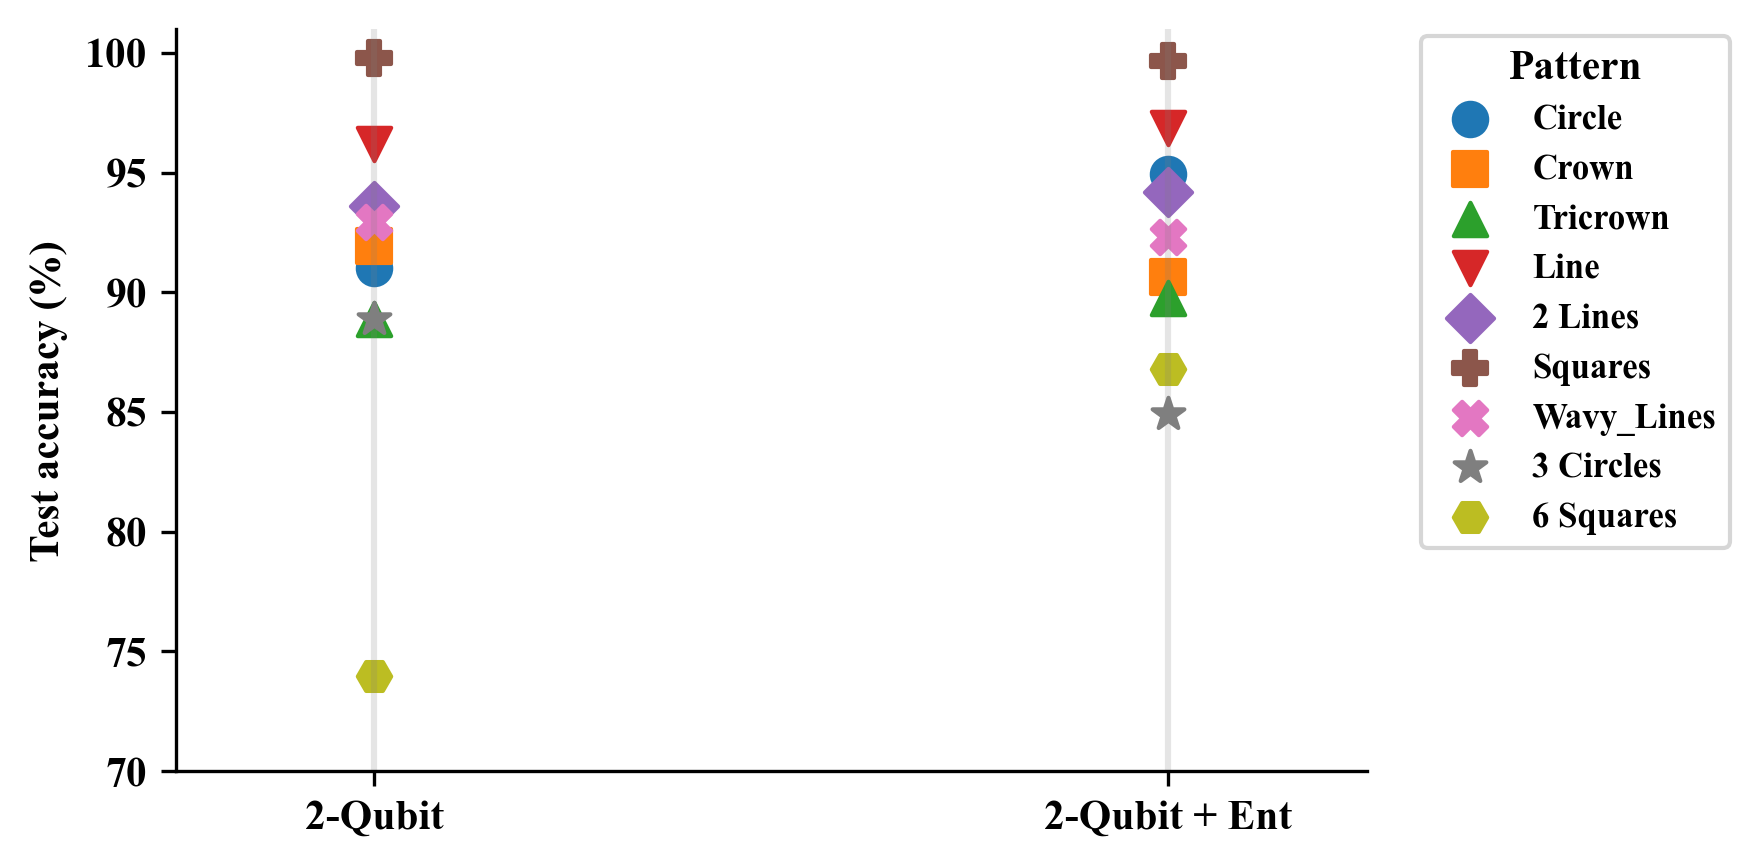

Recreate this plot in Python.
# ---------------------------------------------------------------
#  Slope-graph • Entanglement lift  (example: SLSQP optimiser)
#  --------------------------------------------------------------
#  x-axis has two categorical positions:
#      0  →  2-Qubit   (no entanglement)
#      1  →  2-Qubit + Entanglement
#
#  Each classification pattern is a line; upward = accuracy gain
# ---------------------------------------------------------------

import numpy as np
import matplotlib.pyplot as plt
from matplotlib.cm import get_cmap
plt.rcParams["font.family"] = "Times New Roman"
plt.rcParams['font.weight'] = 'bold'
plt.rcParams['axes.labelweight'] = 'bold'
plt.rcParams['axes.titleweight'] = 'bold'

# 1.  ==== YOUR DATA  ===========================================
patterns = ["Circle", "Crown", "Tricrown", "Line",
            "2 Lines", "Squares", "Wavy_Lines", "3 Circles", "6 Squares"]

# Define markers for each pattern
markers = ['o', 's', '^', 'v', 'D', 'P', 'X', '*', 'H']

# Data from Fig 8_SLSQP.py (reordered to match pattern order)
baseline_acc = np.array([91.000, 91.925, 88.900, 96.200, 
                        93.600, 99.775, 92.925, 88.900, 73.950])

entangled_acc = np.array([94.925, 90.625, 89.775, 96.850, 
                         94.175, 99.650, 92.300, 84.900, 86.775])

# ===============================================================

# colour palette with distinct hues (9 tasks → 9 colours)
cmap = get_cmap('tab10')
colors = [cmap(i % 10) for i in range(len(patterns))]

# Create figure
fig, ax = plt.subplots(figsize=(6, 3))

for idx, (pat, marker) in enumerate(zip(patterns, markers)):
    # Plot points at 0.5 and 2.5 instead of 0 and 1 for more spacing
    ax.scatter([0.5, 2.5],
               [baseline_acc[idx], entangled_acc[idx]],
               marker=marker,
               color=colors[idx],
               s=64,  # Make markers a bit larger (marker size in points^2)
               label=pat)

# axes cosmetics
ax.set_xlim(0, 3)  # Adjusted x-limits for new point positions
ax.set_ylim(70, 101)                      # adjust to your range
ax.set_xticks([0.5, 2.5])  # New x-tick positions
ax.set_xticklabels(["2-Qubit", "2-Qubit + Ent"])
ax.set_ylabel("Test accuracy (%)")
#ax.set_title("Slope-graph – Entanglement lift (SLSQP)")

# light vertical guide lines
ax.axvline(0.5, color='grey', alpha=0.2)  # Adjusted guideline positions
ax.axvline(2.5, color='grey', alpha=0.2)

# optional legend outside plot
ax.legend(bbox_to_anchor=(1.04, 1),
         loc='upper left',
         borderaxespad=0.2,
         fontsize='small',
         title="Pattern")

ax.spines[['top', 'right']].set_visible(False)
plt.tight_layout()
plt.savefig('Fig_6(c).png', dpi=300, bbox_inches='tight')
plt.show() 
